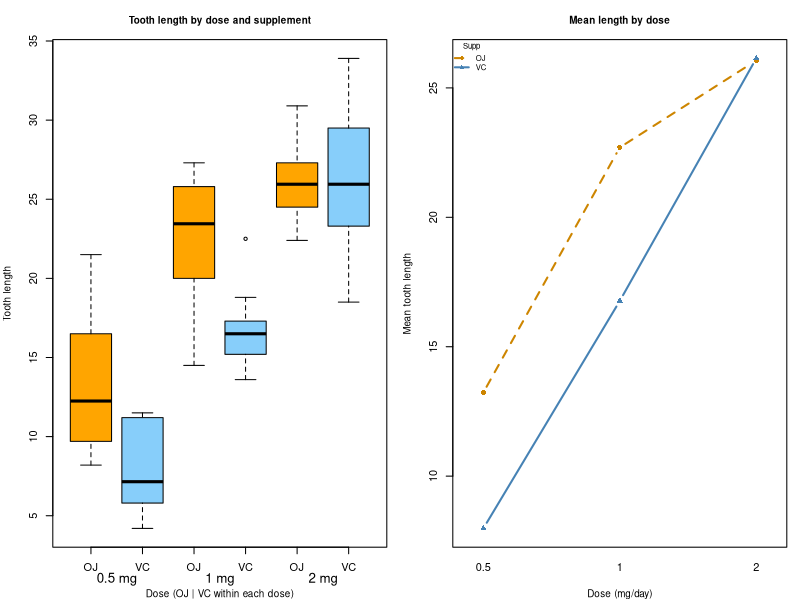

Recreate this plot in R.
## ---- chunk 1
# echo = FALSE keeps the code out of the main report; all code is listed in the Appendix
knitr::opts_chunk$set(echo = FALSE, fig.align = "center", fig.width = 7, fig.height = 3.4, 
        out.width = "100%")
## ---- chunk 2
data(ToothGrowth)
tg <- ToothGrowth
tg$dose_f <- factor(tg$dose)    # dose as a 3-level factor for grouping
str(ToothGrowth)
## ---- chunk 3
summary(ToothGrowth)
table(Supplement = tg$supp, Dose = tg$dose)
## ---- chunk 4
cell <- do.call(data.frame,
                aggregate(len ~ supp + dose, data = tg,
                        FUN = function(x) c(n = length(x), mean = mean(x), sd = sd(x))))
names(cell) <- c("Supplement", "Dose (mg/day)", "n", "Mean length", "SD")
knitr::kable(cell, digits = 2, caption = "Table 1. Tooth length by supplement and dose.")
## ---- chunk 5
par(mfrow = c(1, 2), cex = 0.66, mar = c(4, 4, 3, 1), cex.main = 0.9, cex.lab = 0.9)

boxplot(len ~ supp + dose, data = tg,
        col = rep(c("orange", "lightskyblue"), 3),
        names = rep(c("OJ", "VC"), 3), xlab = "Dose (OJ | VC within each dose)",
        ylab = "Tooth length", main = "Tooth length by dose and supplement")
mtext(c("0.5 mg", "1 mg", "2 mg"), side = 1, line = 1.9, at = c(1.5, 3.5, 5.5), cex = 0.8)

with(tg, interaction.plot(dose_f, supp, len, type = "b", pch = c(16, 17),
                        col = c("orange3", "steelblue"), lwd = 2, legend = FALSE,
                        xlab = "Dose (mg/day)", ylab = "Mean tooth length",
                        main = "Mean length by dose"))
legend("topleft", title = "Supp", legend = levels(tg$supp), bty = "n",
        col = c("orange3", "steelblue"), pch = c(16, 17), lty = c(2, 1), lwd = 2,
        cex = 0.7)
par(mfrow = c(1, 1))
## ---- chunk 6
tt <- function(x, y) t.test(x, y, paired = FALSE, var.equal = FALSE, conf.level = 0.95)

row <- function(label, t) {
  data.frame(Comparison = label,
                Difference = unname(t$estimate[1] - t$estimate[2]),
                CI_lower   = t$conf.int[1],
                CI_upper   = t$conf.int[2],
                t          = unname(t$statistic),
                df         = unname(t$parameter),
                p          = t$p.value)
}

L <- function(s = NULL, d = NULL) {
        keep <- rep(TRUE, nrow(tg))
        if (!is.null(s)) keep <- keep & tg$supp == s
        if (!is.null(d)) keep <- keep & tg$dose %in% d
        tg$len[keep]
}

res <- rbind(
        row("OJ - VC (all doses)",  tt(L("OJ"), L("VC"))),
        row("OJ - VC at 0.5 mg",    tt(L("OJ", 0.5), L("VC", 0.5))),
        row("OJ - VC at 1 mg",      tt(L("OJ", 1),   L("VC", 1))),
        row("OJ - VC at 2 mg",      tt(L("OJ", 2),   L("VC", 2))),
        row("Dose 1 - 0.5 mg (both supps)", tt(L(d = 1), L(d = 0.5))),
        row("Dose 2 - 1 mg (both supps)",   tt(L(d = 2), L(d = 1))),
        row("Dose 2 - 0.5 mg (both supps)", tt(L(d = 2), L(d = 0.5)))
)

# Bonferroni adjustment across all 7 tests
res$p_bonferroni <- pmin(1, p.adjust(res$p, method = "bonferroni"))

out <- res
out$p            <- formatC(res$p,            format = "g", digits = 3)
out$p_bonferroni <- formatC(res$p_bonferroni, format = "g", digits = 3)
knitr::kable(out, digits = 2, row.names = FALSE,
                col.names = c("Comparison", "Mean diff.", "95% CI lower", "95% CI upper",
                "t", "df", "p-value", "Bonferroni p"),
                caption = "Table 2. Welch t-tests and 95% confidence intervals (7 comparisons).")
## ---- chunk 7
str(ToothGrowth)
summary(ToothGrowth)
table(Supplement = tg$supp, Dose = tg$dose)
